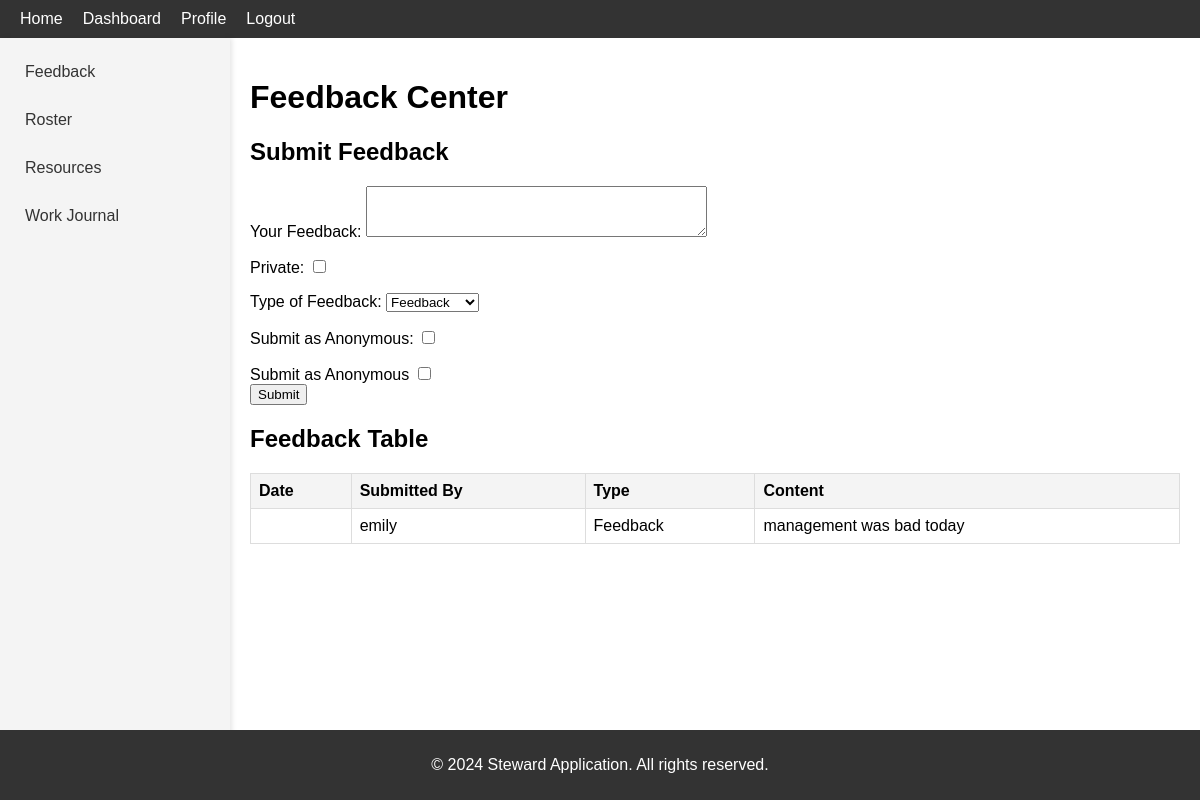
The app's page /feedback-center/515-s-camp-meade-rd-linthicum-heights-md-21090-uni/ (signed in) with its own data.
### myapp/models.py (models this page shows, shortened)
class Feedback(models.Model):
    FEEDBACK_CHOICES = [
        ('feedback', 'Feedback'),
        ('recognition', 'Recognition'),
        ('grievance', 'Grievance'),
    ]
    user = models.ForeignKey(User, on_delete=models.CASCADE, null=True, blank=True)
    work_address = models.ForeignKey(WorkAddress, on_delete=models.CASCADE)
    feedback_type = models.CharField(max_length=20, choices=FEEDBACK_CHOICES, default='feedback')  # Default value
    content = models.TextField()
    private = models.BooleanField(default=False)
    date = models.DateTimeField(auto_now_add=True)

### myapp/views.py (the view)
# urls.py: path('feedback-center/<slug:slug>/', views.feedback_center, name='feedback_center'),
@login_required
def feedback_center(request, slug):
    work_address = get_object_or_404(WorkAddress, slug=slug)
    if request.method == 'POST':
        feedback_form = FeedbackForm(request.POST)
        if feedback_form.is_valid():
            feedback_entry = feedback_form.save(commit=False)
            feedback_entry.work_address = work_address
            if request.POST.get('anonymous'):
                feedback_entry.user = None
            else:
                feedback_entry.user = request.user
            feedback_entry.save()
            return redirect('feedback_center', slug=slug)
    else:
        feedback_form = FeedbackForm()
    feedback_entries = Feedback.objects.filter(work_address=work_address)
    context = {
        'work_address': work_address,
        'feedback_form': feedback_form,
        'feedback_entries': feedback_entries,
    }
    return render(request, 'feedback_center.html', context)

### myapp/forms.py
class FeedbackForm(forms.ModelForm):
    anonymous = forms.BooleanField(required=False, label="Submit as Anonymous")
    class Meta:
        model = Feedback
        fields = ['content', 'private', 'feedback_type']
        widgets = {
            'content': forms.Textarea(attrs={'rows': 3}),
        }
        labels = {
            'content': 'Your Feedback',
            'private': 'Private',
            'feedback_type': 'Type of Feedback',
        }

### myapp/templates/feedback_center.html (shortened to what this page needs)
{% extends 'home.html' %}
{% block content %}
    <h1>Feedback Center</h1>
    <h2>Submit Feedback</h2>
    <form method="post">
        {{ feedback_form.as_p }}
        <div>
            <label for="anonymous">Submit as Anonymous</label>
            <input type="checkbox" id="anonymous" name="anonymous">
        </div>
        <button type="submit">Submit</button>
    </form>
    <h2>Feedback Table</h2>
    <table>
        <thead>
            <tr>
                <th>Date</th>
                <th>Submitted By</th>
                <th>Type</th>
                <th>Content</th>
            </tr>
        </thead>
        <tbody>
            {% for feedback in feedback_entries %}
                <tr>
                    <td>{{ feedback.date_submitted|date:"Y-m-d H:i" }}</td>
                    <td>{% if feedback.user %}{{ feedback.user.username }}{% else %}Anonymous{% endif %}</td>
                    <td>{{ feedback.get_feedback_type_display }}</td>
                    <td>{{ feedback.content }}</td>
                </tr>
            {% empty %}
                <tr>
                    <td colspan="4">No feedback yet.</td>
                </tr>
            {% endfor %}
        </tbody>
    </table>
{% endblock %}

### myapp/templates/home.html (style rules this page uses)
body { font-family: Arial, sans-serif; margin: 0; padding: 0; display: flex; flex-direction: column; height: 100vh; }

### myapp/templates/feedback_center.html (style rules this page uses)
table { width: 100%; border-collapse: collapse; margin-top: 20px; }
table, th, td { border: 1px solid #ddd; }
th, td { padding: 8px; text-align: left; }
th { background-color: #f4f4f4; }

### records on screen
Feedback: user.username "emily", feedback_type "Feedback", content "management was bad today"
